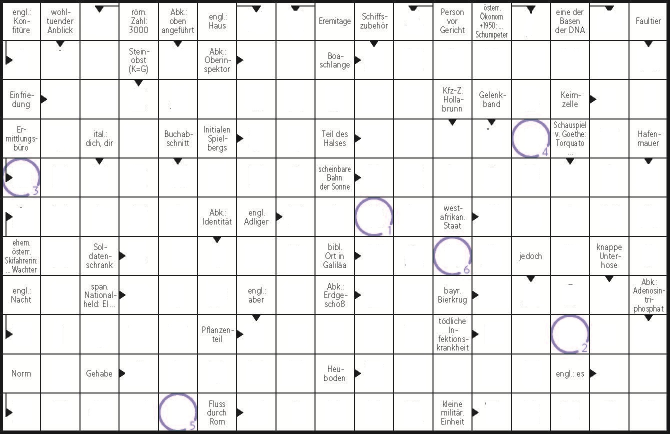
#> input picture test/schwede_1.jpg, 1339 x 867 px (shown at 1/2 size); its folder holds only this picture in this run
$ python -i arrow_detector.py   (imports and definitions only)
#> lines starting #> are read from the running program, lines starting #| are printed output that depends on the picture; after the words box and inside, x2 and y2 are one past the last pixel; in counts of white or black regions, pixels touching at a corner belong together
import enum
from itertools import combinations
from typing import Dict, List, Any, Optional, Tuple

import cv2
import numpy as np


class ArrowDirection(enum.Enum):
    RIGHT_DOWN = "right_down"
    LEFT_DOWN = "left_down"
    DOWN_RIGHT = "down_right"
    UP_RIGHT = "up_right"
    RIGHT = "right"
    DOWN = "down"

class Arrow:
    def __init__(self, direction: ArrowDirection):
        self.direction = direction

    def __str__(self):
        return self.direction.value if self.direction else ""

    def __repr__(self):
        return self.__str__()

class ArrowDetector:
    VECTOR_MAP = {
        ArrowDirection.RIGHT_DOWN: {
            "source_vector": (0, -1),
            "direction": (1, 0),
        },
        ArrowDirection.LEFT_DOWN: {
            "source_vector": (0, 1),
            "direction": (1, 0),
        },
        ArrowDirection.DOWN_RIGHT: {
            "source_vector": (-1, 0),
            "direction": (0, 1),
        },
        ArrowDirection.UP_RIGHT: {
            "source_vector": (1, 0),
            "direction": (0, 1),
        },
        ArrowDirection.DOWN: {
            "source_vector": (-1, 0),
            "direction": (1, 0),
        },
        ArrowDirection.RIGHT: {
            "source_vector": (0, -1),
            "direction": (0, 1),
        },
    }

    TEMPLATE_MAP = {
        ArrowDirection.DOWN: {
            "template_path": ["res/templates/down.png", "res/templates/down_2.png", "res/templates/down_3.png"],
        },
        ArrowDirection.RIGHT: {
            "template_path": ["res/templates/right.png", "res/templates/right_2.png", "res/templates/right_3.png"],
        },
    }

    def __init__(self, image_gray, scale_factors=None):
        if scale_factors is None:
            scale_factors = [1.0, 0.9, 1.1]

        self.image_gray = image_gray
        self.scales = scale_factors

    # [216 lines left out: functions __load_templates, find_arrows_with_template, __filter_unique_directions, __find_arrow_direction, __create_mask_from_contour, __skeletonize, not called in this run]

    def detect_arrow_threshold(self):
        # adaptive binary threshold (inverted)
        bw = cv2.adaptiveThreshold(self.image_gray, 255, cv2.ADAPTIVE_THRESH_GAUSSIAN_C,
                                   cv2.THRESH_BINARY_INV, 11, 2)
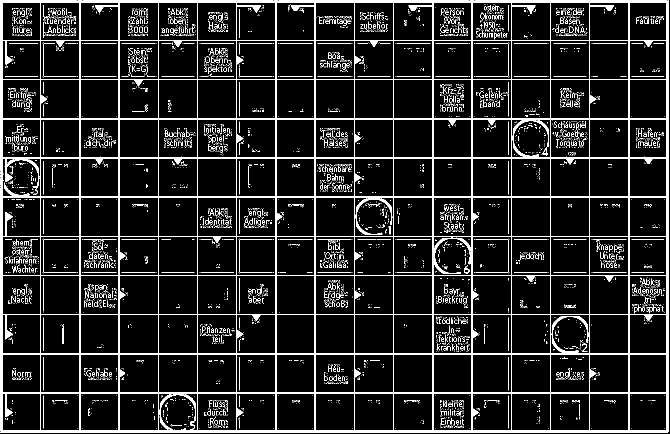
#> bw: shape (867, 1339) (shown at 1/2 size); 10.2% white in thin lines or dots

        # Close small gaps to connect arrow fragments
        kernel = cv2.getStructuringElement(cv2.MORPH_ELLIPSE, (3, 3))
        bw = cv2.morphologyEx(bw, cv2.MORPH_CLOSE, kernel, iterations=1)
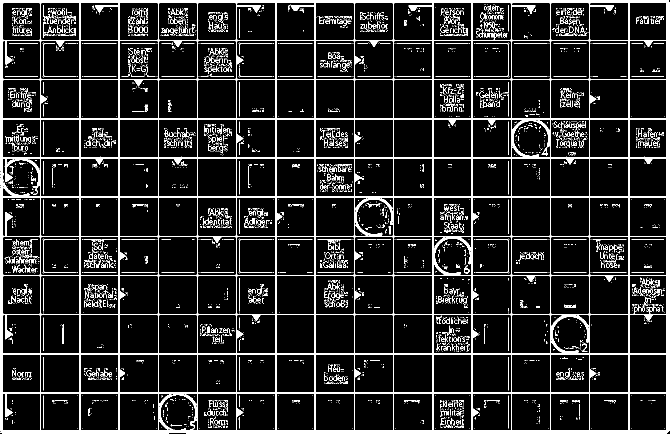
#> bw: shape (867, 1339) (shown at 1/2 size); 11.5% white; 4029 white regions (3466 under 20 px)

        # Find external contours in the binary image
        contours, _ = cv2.findContours(bw, cv2.RETR_EXTERNAL, cv2.CHAIN_APPROX_SIMPLE)
#> contours = 1 contour; box (x1, y1, x2, y2) and area: (0, 0, 1339, 867) 1158584

        arrows = []

        for cnt in contours:
            area = cv2.contourArea(cnt)
            # filter out tiny or huge blobs (gt then 80 percent of cell)
            if area < 100 or area > (0.8 * self.image_gray.shape[0] * self.image_gray.shape[1]):
                continue

            peri = cv2.arcLength(cnt, True)
            approx = cv2.approxPolyDP(cnt, 0.03 * peri, True)

            direction = None
            # If polygon has 5–12 vertices, try skeleton-based tip detection
            if 4 <= len(approx) <= 12:
                direction = self.__find_arrow_direction(cnt)

            if direction:
                print( "down" if direction == (0,1) else "right")
#> this loop made 1 pass
#> area on pass 1: 1158584
                # [7 lines of commented-out code are left out]
        return arrows

    # [133 lines left out: function detect_black_lines_near_edges, not called in this run]

>>> import cv2
>>> picture = cv2.imread('../../test/schwede_1.jpg', cv2.IMREAD_GRAYSCALE)
>>> result = ArrowDetector(picture).detect_arrow_threshold()
#> result = []

$ run again, on test/schwede_4.jpg
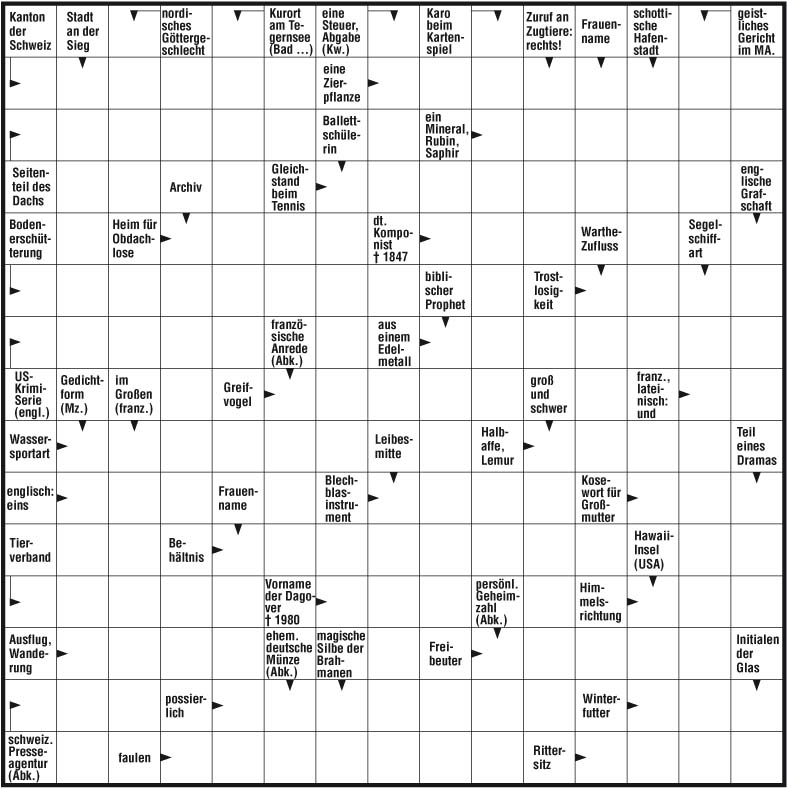
#> input picture test/schwede_4.jpg, 787 x 789 px
#> in detect_arrow_threshold, `bw = cv2.adaptiveThreshold(self.image_gray, 255, cv2.ADAPTIVE_THRESH_G..`:
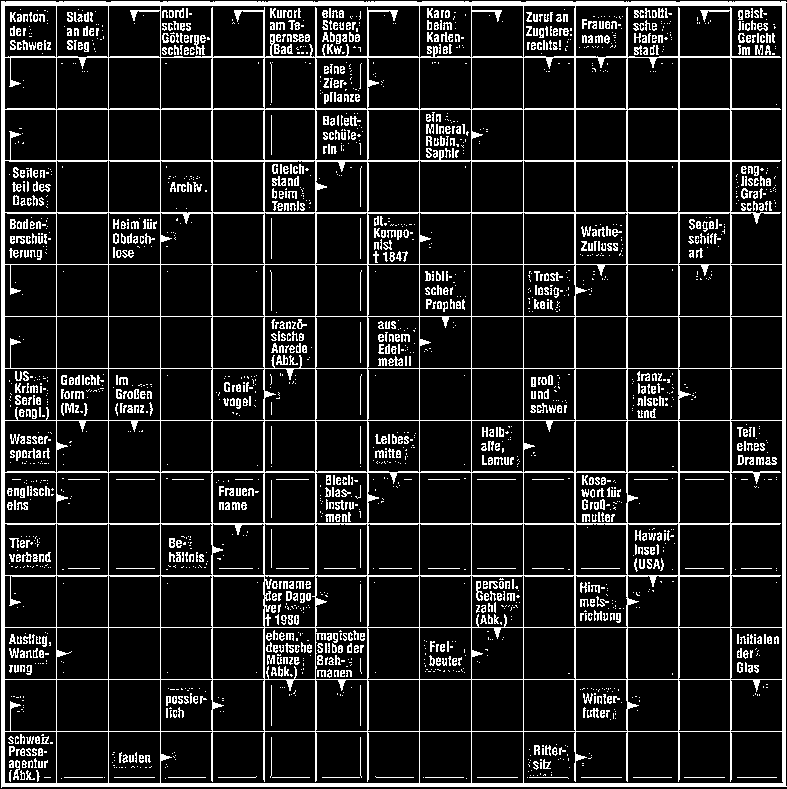
#> bw: shape (789, 787); 12.7% white in thin lines or dots
#> in detect_arrow_threshold, `bw = cv2.morphologyEx(bw, cv2.MORPH_CLOSE, kernel, iterations=1)`:
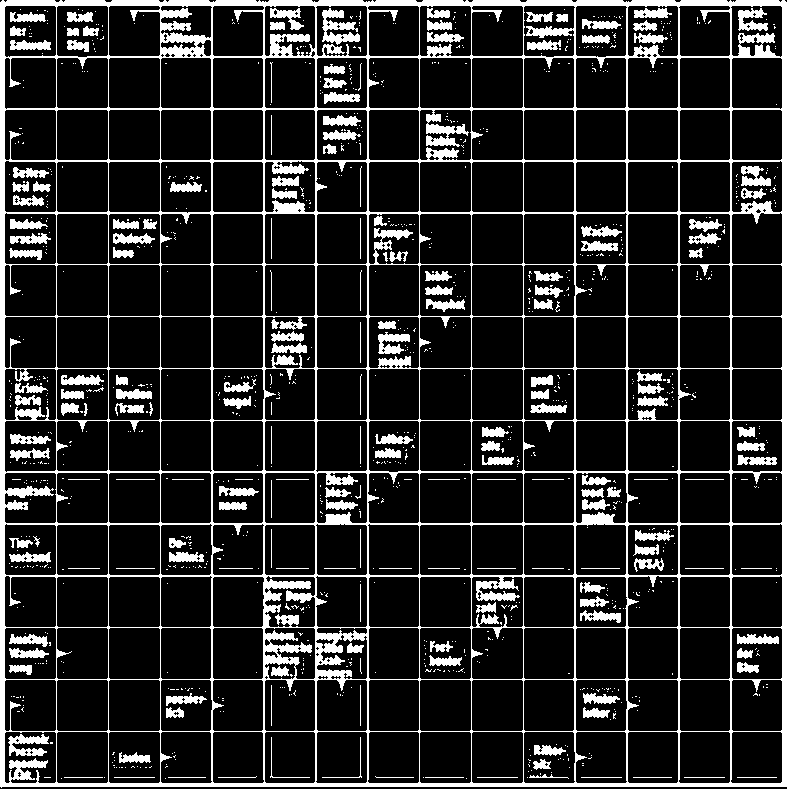
#> bw: shape (789, 787); 15.2% white; 1131 white regions (946 under 20 px)
#> contours = 1 contour; box (x1, y1, x2, y2) and area: (0, 0, 787, 788) 617614
#> the loop in detect_arrow_threshold, `for cnt in contours:` made 1 pass
#> area on pass 1: 617614
#> result = []
